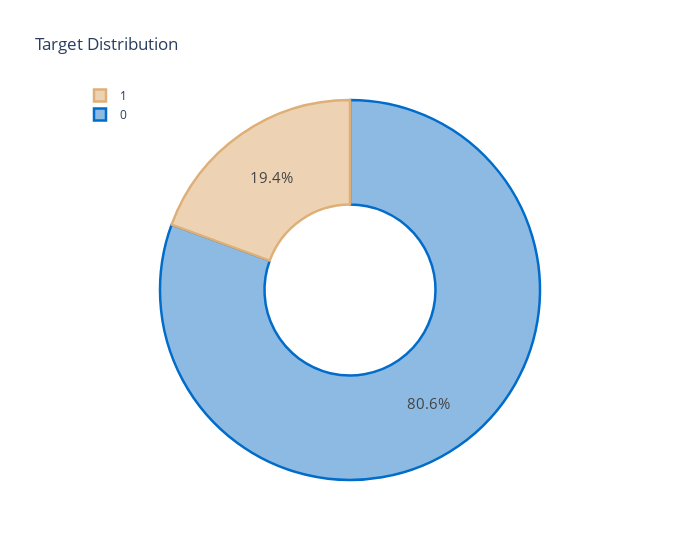

The notebook cell this image was saved under:
### Code cell
pal, color = ['#016CC9', '#DEB078'], ['#8DBAE2', '#EDD3B3']
fig = go.Figure()
fig.add_trace(go.Pie(labels=new.groupby('client_id')['default'].agg('max'), hole=.45, 
                     showlegend=True, sort=False, 
                     marker=dict(colors=color, line=dict(color=pal, width=2.5)),
                     textinfo='percent'
                     ))

fig.update_layout(title='Target Distribution', 
                  legend=dict(traceorder='reversed', y=1.05, x=0),
                  uniformtext_minsize=15, uniformtext_mode='hide', width=700)

fig.show()

### Figure 1 — Plotly figure (JSON) as saved in the notebook; plotly's stock layout.template omitted (floating-point values rounded to 4 significant figures; data arrays with more than 128 entries replaced by an {"elided": "..."} marker saying what was removed)
{"data": [{"hole": 0.45, "labels": {"elided": "9844 int values"}, "marker": {"colors": ["#8DBAE2", "#EDD3B3"], "line": {"color": ["#016CC9", "#DEB078"], "width": 2.5}}, "showlegend": true, "sort": false, "textinfo": "percent", "type": "pie"}], "layout": {"legend": {"traceorder": "reversed", "x": 0, "y": 1.05}, "title": {"text": "Target Distribution"}, "uniformtext": {"minsize": 15, "mode": "hide"}, "width": 700}}
